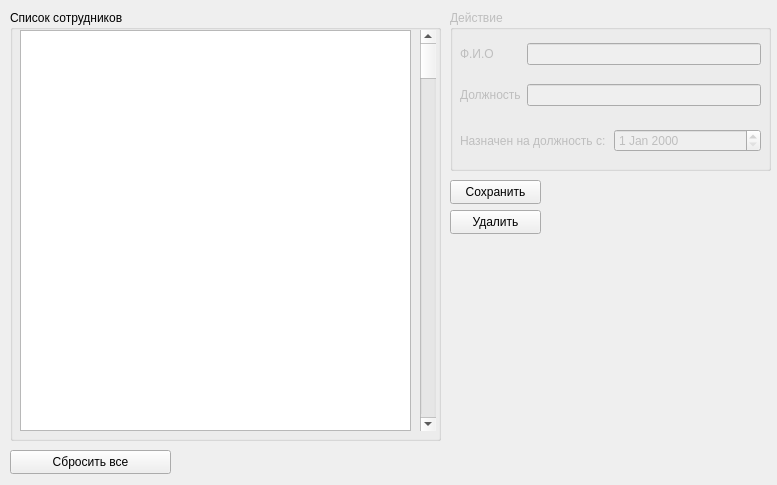
<?xml version="1.0" encoding="UTF-8"?>
<ui version="4.0">
 <class>Form</class>
 <widget class="QWidget" name="Form">
  <property name="geometry">
   <rect>
    <x>0</x>
    <y>0</y>
    <width>777</width>
    <height>485</height>
   </rect>
  </property>
  <property name="windowTitle">
   <string>Сотрудники</string>
  </property>
  <widget class="QGroupBox" name="groupBox">
   <property name="geometry">
    <rect>
     <x>10</x>
     <y>10</y>
     <width>431</width>
     <height>431</height>
    </rect>
   </property>
   <property name="title">
    <string>Список сотрудников</string>
   </property>
   <widget class="QTableWidget" name="tableWidget">
    <property name="geometry">
     <rect>
      <x>10</x>
      <y>20</y>
      <width>391</width>
      <height>401</height>
     </rect>
    </property>
   </widget>
   <widget class="QScrollBar" name="verticalScrollBar">
    <property name="geometry">
     <rect>
      <x>410</x>
      <y>20</y>
      <width>16</width>
      <height>401</height>
     </rect>
    </property>
    <property name="orientation">
     <enum>Qt::Orientation::Vertical</enum>
    </property>
   </widget>
  </widget>
  <widget class="QGroupBox" name="groupBox_2">
   <property name="enabled">
    <bool>false</bool>
   </property>
   <property name="geometry">
    <rect>
     <x>450</x>
     <y>10</y>
     <width>321</width>
     <height>161</height>
    </rect>
   </property>
   <property name="title">
    <string>Действие</string>
   </property>
   <widget class="QWidget" name="gridLayoutWidget">
    <property name="geometry">
     <rect>
      <x>10</x>
      <y>20</y>
      <width>301</width>
      <height>91</height>
     </rect>
    </property>
    <layout class="QGridLayout" name="gridLayout">
     <item row="1" column="0">
      <widget class="QLabel" name="label">
       <property name="text">
        <string>Должность</string>
       </property>
      </widget>
     </item>
     <item row="0" column="0">
      <widget class="QLabel" name="label_2">
       <property name="text">
        <string>Ф.И.О</string>
       </property>
      </widget>
     </item>
     <item row="0" column="2">
      <widget class="QLineEdit" name="lineEdit"/>
     </item>
     <item row="1" column="2">
      <widget class="QLineEdit" name="lineEdit_2"/>
     </item>
    </layout>
   </widget>
   <widget class="QWidget" name="gridLayoutWidget_2">
    <property name="geometry">
     <rect>
      <x>10</x>
      <y>110</y>
      <width>301</width>
      <height>41</height>
     </rect>
    </property>
    <layout class="QGridLayout" name="gridLayout_2">
     <item row="0" column="0">
      <widget class="QLabel" name="label_3">
       <property name="text">
        <string>Назначен на должность с:</string>
       </property>
      </widget>
     </item>
     <item row="0" column="1">
      <widget class="QDateEdit" name="dateEdit"/>
     </item>
    </layout>
   </widget>
  </widget>
  <widget class="QPushButton" name="pushButton_2">
   <property name="geometry">
    <rect>
     <x>10</x>
     <y>450</y>
     <width>161</width>
     <height>24</height>
    </rect>
   </property>
   <property name="text">
    <string>Сбросить все</string>
   </property>
  </widget>
  <widget class="QPushButton" name="pushButton_4">
   <property name="enabled">
    <bool>true</bool>
   </property>
   <property name="geometry">
    <rect>
     <x>450</x>
     <y>210</y>
     <width>91</width>
     <height>24</height>
    </rect>
   </property>
   <property name="text">
    <string>Удалить</string>
   </property>
  </widget>
  <widget class="QPushButton" name="pushButton_3">
   <property name="enabled">
    <bool>true</bool>
   </property>
   <property name="geometry">
    <rect>
     <x>450</x>
     <y>180</y>
     <width>91</width>
     <height>24</height>
    </rect>
   </property>
   <property name="text">
    <string>Сохранить</string>
   </property>
  </widget>
 </widget>
 <resources/>
 <connections/>
</ui>
